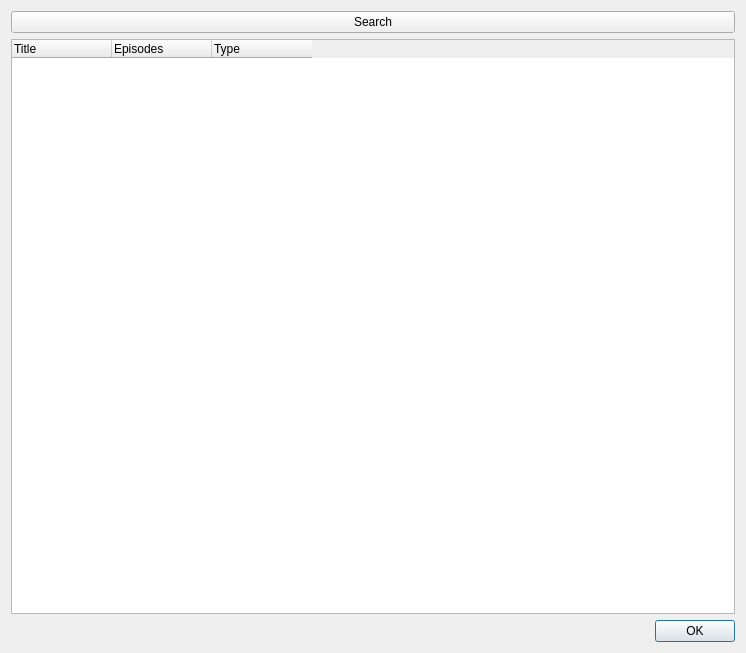
<?xml version="1.0" encoding="UTF-8"?>
<ui version="4.0">
 <class>Dialog_Search</class>
 <widget class="QDialog" name="Dialog_Search">
  <property name="geometry">
   <rect>
    <x>0</x>
    <y>0</y>
    <width>746</width>
    <height>653</height>
   </rect>
  </property>
  <property name="windowTitle">
   <string>Search</string>
  </property>
  <property name="windowIcon">
   <iconset resource="Resources.qrc">
    <normaloff>:/Resources/Search.png</normaloff>:/Resources/Search.png</iconset>
  </property>
  <layout class="QVBoxLayout" name="verticalLayout">
   <item>
    <layout class="QVBoxLayout" name="SearchLayout">
     <item>
      <layout class="QHBoxLayout" name="SearchFieldLayout">
       <item>
        <widget class="QPushButton" name="SearchButton">
         <property name="text">
          <string>Search</string>
         </property>
        </widget>
       </item>
      </layout>
     </item>
     <item>
      <widget class="QTreeWidget" name="SearchTreeWidget">
       <property name="contextMenuPolicy">
        <enum>Qt::CustomContextMenu</enum>
       </property>
       <property name="editTriggers">
        <set>QAbstractItemView::NoEditTriggers</set>
       </property>
       <property name="showDropIndicator" stdset="0">
        <bool>false</bool>
       </property>
       <property name="indentation">
        <number>0</number>
       </property>
       <property name="rootIsDecorated">
        <bool>false</bool>
       </property>
       <property name="uniformRowHeights">
        <bool>true</bool>
       </property>
       <property name="itemsExpandable">
        <bool>false</bool>
       </property>
       <property name="sortingEnabled">
        <bool>true</bool>
       </property>
       <property name="wordWrap">
        <bool>true</bool>
       </property>
       <property name="expandsOnDoubleClick">
        <bool>false</bool>
       </property>
       <attribute name="headerCascadingSectionResizes">
        <bool>true</bool>
       </attribute>
       <attribute name="headerMinimumSectionSize">
        <number>100</number>
       </attribute>
       <attribute name="headerShowSortIndicator" stdset="0">
        <bool>false</bool>
       </attribute>
       <attribute name="headerStretchLastSection">
        <bool>false</bool>
       </attribute>
       <column>
        <property name="text">
         <string>Title</string>
        </property>
       </column>
       <column>
        <property name="text">
         <string>Episodes</string>
        </property>
       </column>
       <column>
        <property name="text">
         <string>Type</string>
        </property>
       </column>
      </widget>
     </item>
    </layout>
   </item>
   <item>
    <widget class="QDialogButtonBox" name="ButtonBox">
     <property name="orientation">
      <enum>Qt::Horizontal</enum>
     </property>
     <property name="standardButtons">
      <set>QDialogButtonBox::Ok</set>
     </property>
    </widget>
   </item>
  </layout>
 </widget>
 <resources>
  <include location="Resources.qrc"/>
 </resources>
 <connections>
  <connection>
   <sender>ButtonBox</sender>
   <signal>accepted()</signal>
   <receiver>Dialog_Search</receiver>
   <slot>accept()</slot>
   <hints>
    <hint type="sourcelabel">
     <x>248</x>
     <y>254</y>
    </hint>
    <hint type="destinationlabel">
     <x>157</x>
     <y>274</y>
    </hint>
   </hints>
  </connection>
  <connection>
   <sender>ButtonBox</sender>
   <signal>rejected()</signal>
   <receiver>Dialog_Search</receiver>
   <slot>reject()</slot>
   <hints>
    <hint type="sourcelabel">
     <x>316</x>
     <y>260</y>
    </hint>
    <hint type="destinationlabel">
     <x>286</x>
     <y>274</y>
    </hint>
   </hints>
  </connection>
 </connections>
</ui>
